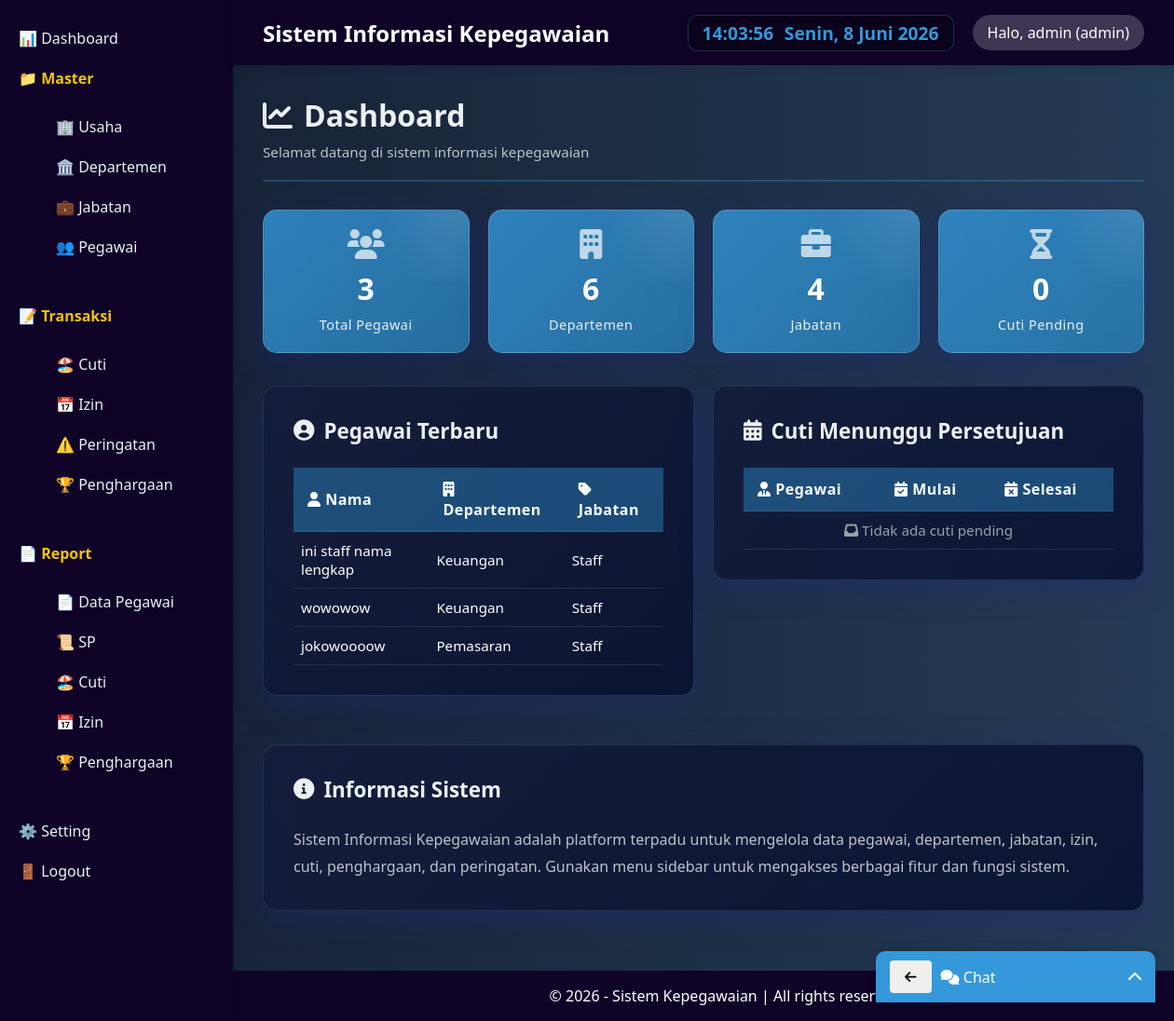
The app's page /index.php?page=dashboard (signed in) with its own data.
### tables this page shows
CREATE TABLE `tbl_pegawai` (
  `id_pegawai` varchar(15) NOT NULL,
  `id_departemen` varchar(10) DEFAULT NULL,
  `id_jabatan` varchar(10) DEFAULT NULL,
  `nama` varchar(100) NOT NULL,
  `alamat` text DEFAULT NULL,
  `telepon` varchar(20) DEFAULT NULL,
  `email` varchar(100) DEFAULT NULL,
  `gaji` decimal(12,2) DEFAULT NULL,
  `status_pernikahan` enum('Menikah','Belum','Berpisah') DEFAULT NULL,
  `jenis_kelamin` enum('Laki-Laki','Perempuan') DEFAULT NULL,
  `status_kerja` enum('Tetap','Kontrak','Pensiun','Keluar') DEFAULT NULL,
  `jumlah_cuti` int(11) DEFAULT 0,
  `jenjang_pendidikan` enum('SD','SMP','SMA','SMK','D1','D2','D3','D4','S1','S2','S3') DEFAULT NULL,
  `tgl_mulai_kerja` date DEFAULT NULL,
  `foto` varchar(255) DEFAULT NULL,
  `created_at` timestamp NOT NULL DEFAULT current_timestamp()
);

CREATE TABLE `tbl_departemen` (
  `id_departemen` varchar(10) NOT NULL,
  `departemen` varchar(100) NOT NULL,
  `created_at` timestamp NOT NULL DEFAULT current_timestamp()
);

CREATE TABLE `tbl_jabatan` (
  `id_jabatan` varchar(10) NOT NULL,
  `jabatan` varchar(100) NOT NULL,
  `created_at` timestamp NOT NULL DEFAULT current_timestamp()
);

### config/config.php (called while the page is built, shortened)
<?php
spl_autoload_register(function ($class) {
    $file = __DIR__ . '/../classes/' . $class . '.php';
});
?>

### classes/Database.php (called while the page is built)
<?php
class Database {
    private static $instance = null;
    private $conn;
    private function __construct() {
        try {
            $this->conn = new PDO("mysql:host=".DB_HOST.";dbname=".DB_NAME, DB_USER, DB_PASS);
            $this->conn->setAttribute(PDO::ATTR_ERRMODE, PDO::ERRMODE_EXCEPTION);
        } catch(PDOException $e) {
            die("Koneksi gagal: " . $e->getMessage());
        }
    }
    public static function getInstance() {
        if (self::$instance == null) self::$instance = new Database();
        return self::$instance;
    }
    public function getConnection() {
        return $this->conn;
    }
}
?>

### classes/Pegawai.php (called while the page is built, shortened)
<?php
class Pegawai {
    private $db;
    public function __construct() {
        $this->db = Database::getInstance()->getConnection();
    }
    public function countAll() {
        $stmt = $this->db->query("SELECT COUNT(*) as total FROM tbl_pegawai");
        return $stmt->fetch(PDO::FETCH_ASSOC)['total'];
    }
    public function getLatest($limit = 5) {
        $stmt = $this->db->prepare("SELECT p.id_pegawai, p.nama, p.foto, d.departemen, j.jabatan
                                    FROM tbl_pegawai p
                                    LEFT JOIN tbl_departemen d ON p.id_departemen = d.id_departemen
                                    LEFT JOIN tbl_jabatan j ON p.id_jabatan = j.id_jabatan
                                    ORDER BY p.created_at DESC LIMIT ?");
        $stmt->bindParam(1, $limit, PDO::PARAM_INT);
        $stmt->execute();
        return $stmt->fetchAll(PDO::FETCH_ASSOC);
    }
}
?>

### classes/Departemen.php (called while the page is built, shortened)
<?php
class Departemen {
    private $db;
    public function __construct() {
        $this->db = Database::getInstance()->getConnection();
    }
    public function countAll() {
        $stmt = $this->db->query("SELECT COUNT(*) as total FROM tbl_departemen");
        return $stmt->fetch(PDO::FETCH_ASSOC)['total'];
    }
}
?>

### classes/Jabatan.php (called while the page is built, shortened)
<?php
class jabatan {
    private $db;
    public function __construct() {
        $this->db = Database::getInstance()->getConnection();
    }
    public function countAll() {
        $stmt = $this->db->query("SELECT COUNT(*) as total FROM tbl_jabatan");
        return $stmt->fetch(PDO::FETCH_ASSOC)['total'];
    }
}
?>

### classes/Cuti.php (called while the page is built, shortened)
<?php
class Cuti {
    private $db;
    public function __construct() {
        $this->db = Database::getInstance()->getConnection();
    }
    public function countPending() {
        $stmt = $this->db->query("SELECT COUNT(*) as total FROM tbl_cuti WHERE status = 'pending'");
        return $stmt->fetch(PDO::FETCH_ASSOC)['total'];
    }
}
?>

### views/dashboard.php (the view, shortened to what this page needs)
<?php
include __DIR__ . '/layouts/header.php';
$pegawai = new Pegawai();
$departemen = new Departemen();
$jabatan = new Jabatan();
$cuti = new Cuti();
?>
<link rel="stylesheet" href="https://cdnjs.cloudflare.com/ajax/libs/font-awesome/6.0.0-beta3/css/all.min.css">
<div class="dashboard-header">
    <h2><i class="fas fa-chart-line"></i> Dashboard</h2>
    <p>Selamat datang di sistem informasi kepegawaian</p>
</div>
<div class="dashboard-stats">
    <div class="stat-card">
        <i class="fas fa-users"></i>
        <h3><?= $pegawai->countAll() ?></h3>
        <p>Total Pegawai</p>
    </div>
    <div class="stat-card">
        <i class="fas fa-building"></i>
        <h3><?= $departemen->countAll() ?></h3>
        <p>Departemen</p>
    </div>
    <div class="stat-card">
        <i class="fas fa-briefcase"></i>
        <h3><?= $jabatan->countAll() ?></h3>
        <p>Jabatan</p>
    </div>
    <div class="stat-card">
        <i class="fas fa-hourglass-half"></i>
        <h3><?= $cuti->countPending() ?></h3>
        <p>Cuti Pending</p>
    </div>
</div>
<div class="row">
    <div class="col-half">
        <div class="card">
            <h3><i class="fas fa-user-circle"></i> Pegawai Terbaru</h3>
            <table class="table-mini">
                <thead>
                    <tr><th><i class="fas fa-user"></i> Nama</th><th><i class="fas fa-building"></i> Departemen</th><th><i class="fas fa-tag"></i> Jabatan</th></tr>
                </thead>
                <tbody>
                    <?php foreach ($pegawai->getLatest(5) as $p): ?>
                    <tr>
                        <td><?= htmlspecialchars($p['nama']) ?></td>
                        <td><?= htmlspecialchars($p['departemen']) ?></td>
                        <td><?= htmlspecialchars($p['jabatan']) ?></td>
                    </tr>
                    <?php endforeach; ?>
                </tbody>
            </table>
        </div>
    </div>
    <div class="col-half">
        <div class="card">
            <h3><i class="fas fa-calendar-alt"></i> Cuti Menunggu Persetujuan</h3>
            <table class="table-mini">
                <thead>
                    <tr><th><i class="fas fa-user-tie"></i> Pegawai</th><th><i class="fas fa-calendar-check"></i> Mulai</th><th><i class="fas fa-calendar-times"></i> Selesai</th></tr>
                </thead>
                <tbody>
                    <?php if ($cuti->countPending() == 0): ?>
                    <tr><td colspan="3" style="text-align: center; color: #95a5a6;"><i class="fas fa-inbox"></i> Tidak ada cuti pending</td></tr>
                    <?php endif; ?>
                </tbody>
            </table>
        </div>
    </div>
</div>
<div class="card">
    <h3><i class="fas fa-info-circle"></i> Informasi Sistem</h3>
    <p style="margin: 0; line-height: 1.8; color: #bdc3c7;">
        Sistem Informasi Kepegawaian adalah platform terpadu untuk mengelola data pegawai, departemen, jabatan, izin, cuti, penghargaan, dan peringatan.
        Gunakan menu sidebar untuk mengakses berbagai fitur dan fungsi sistem.
    </p>
</div>
<?php include __DIR__ . '/layouts/footer.php'; ?>

### assets/css/style.css (style rules this page uses)
* { margin: 0; padding: 0; box-sizing: border-box; font-family: 'Segoe UI', Tahoma, Geneva, Verdana, sans-serif; }
body { background: linear-gradient(to right, #141e30, #243b55) }
.card { background: linear-gradient(135deg, rgba(20, 30, 60, 0.95), rgba(10, 20, 50, 0.95)); backdrop-filter: blur(10px); border-radius: 15px; padding: 2rem; margin-bottom: 2rem; box-shadow: 0 8px 32px rgba(31, 38, 135, 0.37); border: 1px solid rgba(255, 255, 255, 0.1); color: white; transition: all 0.3s ease; }
.card h3 { font-size: 1.4rem; margin-bottom: 1.5rem; color: #ecf0f1; display: flex; align-items: center; gap: 10px; }
table { width: 100%; border-collapse: collapse; }
th, td { padding: 12px 15px; text-align: left; border-bottom: 1px solid rgba(255, 255, 255, 0.1); color: white; }
th { background: rgba(52, 152, 219, 0.3); color: #ecf0f1; font-weight: 600; letter-spacing: 0.5px; }
tr { transition: all 0.2s ease; }
.dashboard-stats { display: grid; grid-template-columns: repeat(auto-fit, minmax(180px, 1fr)); gap: 20px; margin-bottom: 35px; }
.stat-card { background: linear-gradient(135deg, rgba(52, 152, 219, 0.8), rgba(41, 128, 185, 0.8)); backdrop-filter: blur(10px); padding: 20px 15px; border-radius: 15px; text-align: center; box-shadow: 0 8px 32px rgba(31, 38, 135, 0.37); border: 1px solid rgba(255, 255, 255, 0.18); transition: all 0.3s ease; position: relative; overflow: hidden; }
.stat-card::before { content: ''; position: absolute; top: -50%; right: -50%; width: 100%; height: 100%; background: radial-gradient(circle, rgba(255,255,255,0.1) 0%, transparent 70%); transition: all 0.3s ease; }
.stat-card h3 { font-size: 2rem; color: #ffffff; font-weight: 700; margin-bottom: 8px; position: relative; z-index: 1; }
.stat-card p { color: #ecf0f1; margin-top: 6px; font-size: 0.9rem; position: relative; z-index: 1; letter-spacing: 0.5px; }
.row { display: flex; gap: 20px; margin-bottom: 20px; flex-wrap: wrap; }
.col-half { flex: 1; min-width: 250px; }
.table-mini th { background: rgba(52, 152, 219, 0.4); color: white; font-weight: 600; }
.table-mini td { padding: 10px 8px; font-size: 0.95rem; }

### views/dashboard.php (style rules this page uses)
.dashboard-header { margin-bottom: 30px; padding-bottom: 20px; border-bottom: 2px solid rgba(52, 152, 219, 0.3); }
.dashboard-header h2 { font-size: 2rem; color: #ecf0f1; margin: 0; display: flex; align-items: center; gap: 12px; }
.dashboard-header p { color: #bdc3c7; margin: 8px 0 0 0; font-size: 0.95rem; }
.stat-card i { font-size: 2rem; color: rgba(255, 255, 255, 0.7); margin-bottom: 10px; }

### records on screen
tbl_pegawai: nama "ini staff nama lengkap", id_departemen.departemen "Keuangan", id_jabatan.jabatan "Staff"
tbl_pegawai: nama "wowowow", id_departemen.departemen "Keuangan", id_jabatan.jabatan "Staff"
tbl_pegawai: nama "jokowoooow", id_departemen.departemen "Pemasaran", id_jabatan.jabatan "Staff"

### other values on screen
Session::get('nama') "admin"
Session::get('role') "admin"
$pegawai->countAll() "3"
$departemen->countAll() "6"
$jabatan->countAll() "4"
$cuti->countPending() "0"
